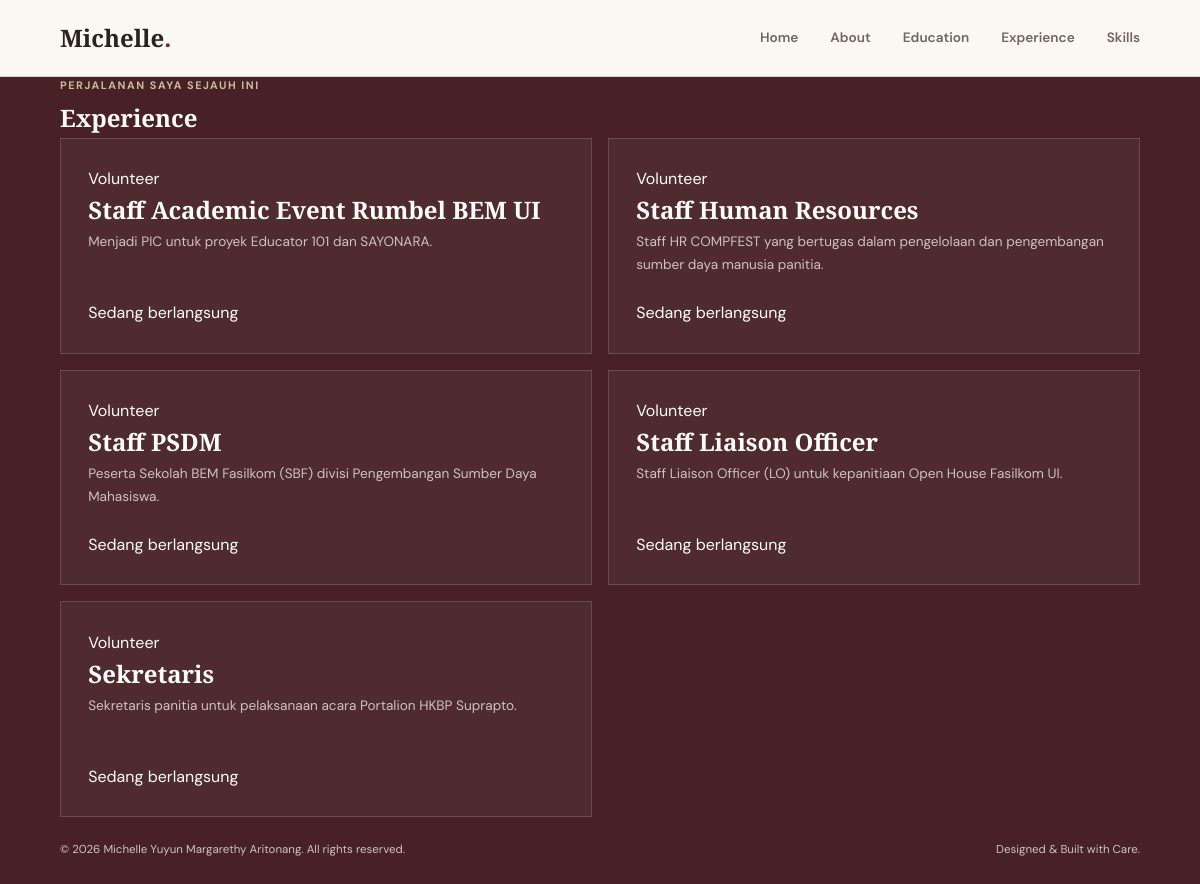
The page /experience/ on the database as committed earlier.
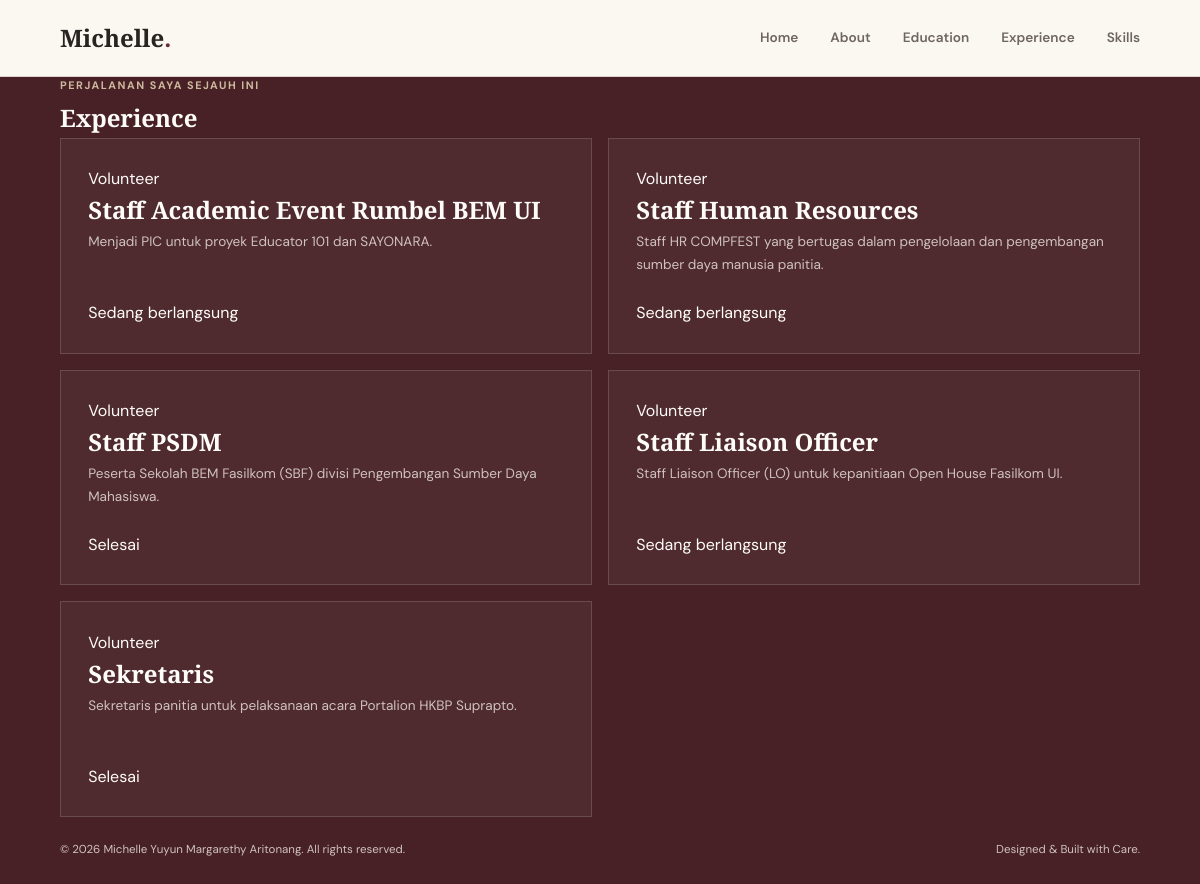
The same page on the database as committed later.
### main/models.py (models this page shows, shortened)
class Experience(models.Model):
    EXPERIENCE_CHOICES = [
        ('internship', 'Internship'),
        ('research', 'Research'),
        ('volunteer', 'Volunteer'),
        ('part-time', 'Part-Time'),
        ('full-time', 'Full-Time'),
        ('freelance', 'Freelance'),
    ]
    id = models.UUIDField(primary_key=True, default=uuid.uuid4, editable=False)
    title = models.CharField(max_length=255)
    description = models.TextField()
    category = models.CharField(max_length=20, choices=EXPERIENCE_CHOICES, default='full-time')
    thumbnail = models.URLField(blank=True, null=True)
    started_at = models.DateTimeField(auto_now_add=True)
    ended_at = models.DateTimeField(blank=True, null=True)
    @property
    def is_ongoing(self):
        return self.ended_at is None

### main/views.py (the view)
# urls.py: path('experience/', show_experience, name='show_experience'),
def show_experience(request):
    context = {
        "name": "Michelle Yuyun Margarethy Aritonang",
        "experience_list": Experience.objects.all(),
    }
    return render(request, "experience.html", context)

### main/templates/experience.html (shortened to what this page needs)
{% load static %}
<!DOCTYPE html>
<html lang="en">
<head>
    <link rel="stylesheet" href="{% static 'css/style.css' %}">
</head>
<body>
    <header class="site-header">
        <div class="container nav-container">
            <a href="{% url 'main:show_main' %}" class="brand">
                Michelle<span>.</span>
            </a>
            <nav class="nav-links">
                <a href="{% url 'main:show_main' %}">Home</a>
                <a href="{% url 'main:show_main' %}#about">About</a>
                <a href="{% url 'main:show_main' %}#education">Education</a>
                <a href="{% url 'main:show_experience' %}">Experience</a>
                <a href="{% url 'main:show_main' %}#skills">Skills</a>
            </nav>
        </div>
    </header>
    <main>
        <section class="experience-section" id="experience">
            <div class="container">
                <p class="section-kicker">Perjalanan saya sejauh ini</p>
                <h1>Experience</h1>
                <div class="experience-grid">
                    {% for experience in experience_list %}
                        <article class="experience-card">
                            <span class="experience-category">
                                {{ experience.get_category_display }}
                            </span>
                            <h2>{{ experience.title }}</h2>
                            <p class="experience-description">
                                {{ experience.description }}
                            </p>
                            {% if experience.is_ongoing %}
                                <p class="experience-status">Sedang berlangsung</p>
                            {% else %}
                                <p class="experience-status">Selesai</p>
                            {% endif %}
                        </article>
                    {% empty %}
                        <p class="empty-state">
                            Belum ada pengalaman yang ditambahkan.
                        </p>
                    {% endfor %}
                </div>
            </div>
        </section>
    </main>
    <footer class="site-footer">
        <div class="container footer-content">
            <p>&copy; 2026 {{ name }}. All rights reserved.</p>
            <p>Designed & Built with Care.</p>
        </div>
    </footer>
</body>
</html>

Rows that differ between the two databases and show on the page:
changed Experience "Staff PSDM": ended_at "Sedang berlangsung" → "Selesai"
changed Experience "Sekretaris": ended_at "Sedang berlangsung" → "Selesai"
